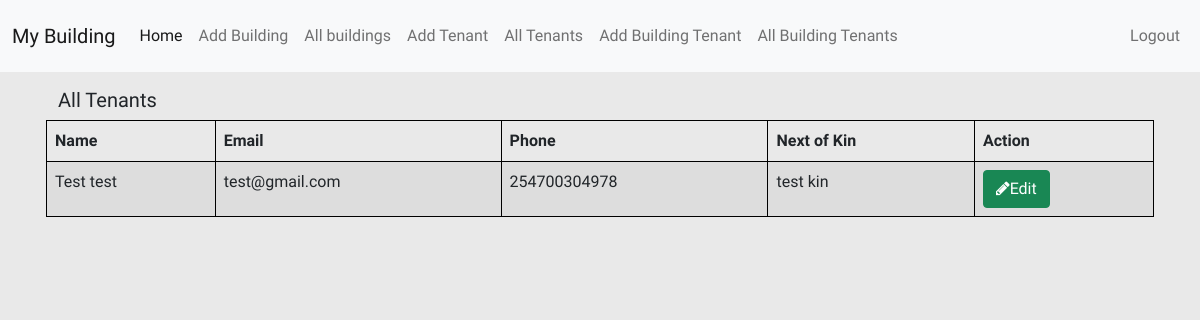
Page /tenants/ (signed in) on the committed database.
### rental/models.py (models this page shows, shortened)
class Tenant(models.Model):
    name = models.CharField(max_length=255, blank=False)
    email = models.EmailField(max_length = 255, blank=False, unique=True)
    phone = PhoneField(blank=True, help_text='Contact phone number')
    next_of_kin =  models.CharField(max_length=255, blank=False)

### rental/views.py (the view)
# urls.py: path('tenants/', views.tenants_view, name='tenants'),
def tenants_view(request):
    tenants = Tenant.objects.all()
    if tenants:
        if request.method == 'GET':
            return render(request, 'rentals/tenants.html',
                          {'tenants': tenants}
                          )
        if request.method == 'POST':
            return HttpResponse("Method not allowed")
    return render(request, 'rentals/tenats.html',
                  {'messages': "No tenants found"}
                  )

### rental/templates/rentals/tenants.html (shortened to what this page needs)
{% extends 'rentals/layout.html' %}
{% block body-content %}
<div class="container">
    <div class="row all p-3">
        <table style="border: 1px Solid black!important;" class="table table-bordered table-striped">
        <thead>
            <tr>
                <h5>All Tenants </h5>
            </tr>
        </thead>
            <thead>
                <tr>
                    <th>Name</th>
                    <th>Email</th>
                    <th>Phone</th>
                    <th>Next of Kin </th>
                    <th>Action</th>
                </tr>
            </thead>
            <tbody>
                {% for tenant in tenants %}
                <tr>
                    <td>
                        {{tenant.name}}
                    </td>
                    <td>
                        {{tenant.email}}
                    </td>
                    <td>
                        {{tenant.phone}}
                    </td>
                    <td>
                        {{tenant.next_of_kin}}
                    </td>
                    <td>
                        <a class="btn btn-success" href="{% url 'updateTenant' tenant.id %}"><i class="fa fa-pencil"></i>Edit</a>
                    </td>
                </tr>
                {% endfor %}
            </tbody>
        </table>
    </div>
</div>
{% endblock body-content %}

### rental/static/rentals/main.css (style rules this page uses)
body { background-color: rgb(233, 233, 233)!important; box-sizing: border-box; overflow-x: hidden; font-family: 'Assistant', sans-serif; }

### rows in the picture
Tenant: name "Test test", email "test@gmail.com", phone "254700304978", next_of_kin "test kin"
